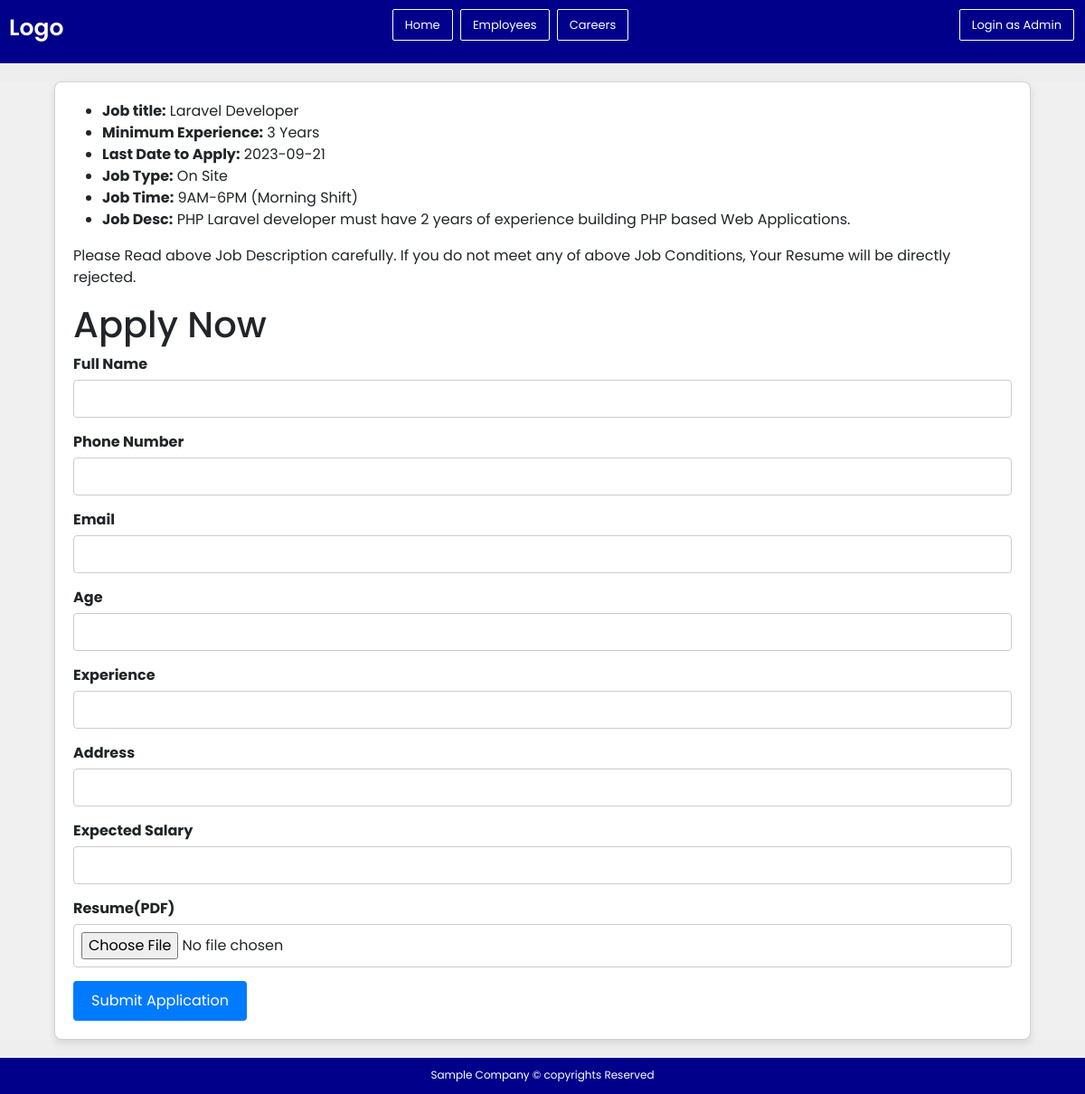
Screenshot of /apply-job.php?id=3 with the database file from the repository.
### tables this page shows
CREATE TABLE `jobs` (
  `ID` int(11) NOT NULL,
  `Title` varchar(256) NOT NULL,
  `Age` int(11) NOT NULL,
  `Experience` int(11) NOT NULL,
  `Last_Date` date NOT NULL,
  `Job_Type` varchar(256) NOT NULL,
  `Job_Time` varchar(256) NOT NULL,
  `Job_Desc` text NOT NULL
);

### apply-job.php (the view, shortened to what this page needs)
<!DOCTYPE html>
<html lang="en">
<head>
    <link href="https://cdn.jsdelivr.net/npm/bootstrap@5.3.0/dist/css/bootstrap.min.css" rel="stylesheet">
    <link rel="stylesheet" href="admin/admin.css">
</head>
<body>
   <?php require("header.php"); ?>
    <div class="container-form">
        <div class="card">
           <?php
               require "db.php";
               if(isset($_GET['id'])) {
               $data_id = $_GET['id'];
               $query = "select * from jobs where ID='$data_id' ";
               $result = $conn->query($query);
               if ($result->num_rows > 0) {
                while ($row = $result->fetch_assoc()) {
           ?>
           <ul>
               <li><strong>Job title:</strong> <?php echo $row['Title']; ?></li>
               <li><strong>Minimum Experience:</strong> <?php echo $row['Experience']; ?> Years </li>
               <li><strong>Last Date to Apply:</strong> <?php echo $row['Last_Date']; ?></li>
               <li><strong>Job Type:</strong> <?php echo $row['Job_Type']; ?></li>
               <li><strong>Job Time:</strong> <?php echo $row['Job_Time']; ?></li>
               <li><strong>Job Desc:</strong> <?php echo $row['Job_Desc']; ?></li>
           </ul>
           <p>Please Read above Job Description carefully. If you do not meet any of above Job Conditions, Your Resume will be directly
               rejected. </p>
             <?php
                } }
                else {
                   echo "No Job Found";
                } }?>
            <h1>Apply Now</h1>
            <form method="post" action="apply-job.php?id=<?php echo $data_id ?>" enctype="multipart/form-data">
              <div class="form-group">
                <label for="fullname">Full Name</label>
                <input type="text" id="username" name="candidate_name" required>
              </div>
              <div class="form-group">
                <label for="candidate_phone">Phone Number</label>
                <input type="number" id="username" name="candidate_phone" required>
              </div>
              <div class="form-group">
                <label for="candidate_email">Email</label>
                <input type="email" id="username" name="candidate_email" required>
              </div>
              <div class="form-group">
                <label for="age">Age</label>
                <input type="number" id="email" name="age" required>
              </div>
              <div class="form-group">
                <label for="experience">Experience</label>
                <input type="number" id="experience" name="experience" required>
              </div>
              <div class="form-group">
                <label for="candidate_location">Address</label>
                <input type="text" id="last-date" name="candidate_location" required>
              </div>
              <div class="form-group">
                <label for="expected_salary">Expected Salary</label>
                <input type="number" name="expected_salary" required>
              </div>
              <div class="form-group">
                <label for="candidate_resume">Resume(PDF)</label>
                <input type="file" name="candidate_resume" accept=".pdf" required>
              </div>
              <button type="submit" name='applyJob'>Submit Application</button>
            </form>
        </div>
    </div>
      <?php require("footer.php"); ?>
</body>
</html>

### admin/admin.css (style rules this page uses)
* { margin:0; padding:0; box-sizing: border-box; }
body { background-color: #eee; font-family: 'Poppins', sans-serif; }
.container-form { margin: 0; display: flex; justify-content: center; align-items: center; min-height: 100vh; background-color: #f0f0f0; margin: 20px 0px }
.card { background-color: white; padding: 20px; border-radius: 8px; box-shadow: 0 4px 8px rgba(0, 0, 0, 0.1); width: 100%; margin: 0 5%; }
.form-group { margin-bottom: 15px; }
label { display: block; font-weight: bold; margin-bottom: 5px; }
input, select { width: 100%; padding: 8px; border: 1px solid #ccc; border-radius: 4px; outline: none; }
button { background-color: #007bff; color: white; padding: 10px 20px; border: none; border-radius: 4px; cursor: pointer; }

### rows the page displays
jobs: Title "Laravel Developer", Experience "3", Last_Date "2023-09-21", Job_Type "On Site", Job_Time "9AM-6PM (Morning Shift)", Job_Desc "PHP Laravel developer must have 2 years of experience building PHP based Web Applications."
